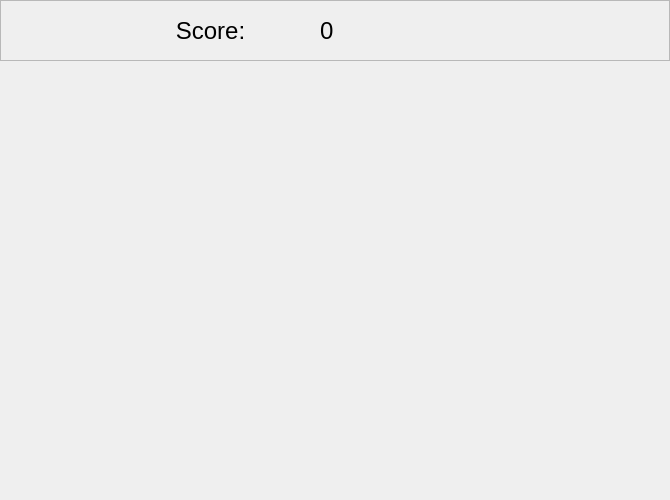
<?xml version="1.0" encoding="UTF-8"?>
<ui version="4.0">
 <class>Dialog</class>
 <widget class="QDialog" name="Dialog">
  <property name="geometry">
   <rect>
    <x>0</x>
    <y>0</y>
    <width>670</width>
    <height>500</height>
   </rect>
  </property>
  <property name="sizePolicy">
   <sizepolicy hsizetype="Fixed" vsizetype="Fixed">
    <horstretch>0</horstretch>
    <verstretch>0</verstretch>
   </sizepolicy>
  </property>
  <property name="windowTitle">
   <string>Dialog</string>
  </property>
  <widget class="QFrame" name="frame">
   <property name="geometry">
    <rect>
     <x>0</x>
     <y>0</y>
     <width>670</width>
     <height>61</height>
    </rect>
   </property>
   <property name="sizePolicy">
    <sizepolicy hsizetype="Fixed" vsizetype="Fixed">
     <horstretch>0</horstretch>
     <verstretch>0</verstretch>
    </sizepolicy>
   </property>
   <property name="frameShape">
    <enum>QFrame::StyledPanel</enum>
   </property>
   <property name="frameShadow">
    <enum>QFrame::Raised</enum>
   </property>
   <widget class="QLabel" name="label">
    <property name="geometry">
     <rect>
      <x>140</x>
      <y>0</y>
      <width>141</width>
      <height>61</height>
     </rect>
    </property>
    <property name="font">
     <font>
      <pointsize>18</pointsize>
     </font>
    </property>
    <property name="text">
     <string>Score:</string>
    </property>
    <property name="scaledContents">
     <bool>false</bool>
    </property>
    <property name="alignment">
     <set>Qt::AlignCenter</set>
    </property>
   </widget>
   <widget class="QLabel" name="score_l">
    <property name="geometry">
     <rect>
      <x>320</x>
      <y>0</y>
      <width>111</width>
      <height>61</height>
     </rect>
    </property>
    <property name="font">
     <font>
      <pointsize>18</pointsize>
     </font>
    </property>
    <property name="text">
     <string>0</string>
    </property>
   </widget>
  </widget>
 </widget>
 <layoutdefault spacing="6" margin="11"/>
 <resources/>
 <connections/>
</ui>
